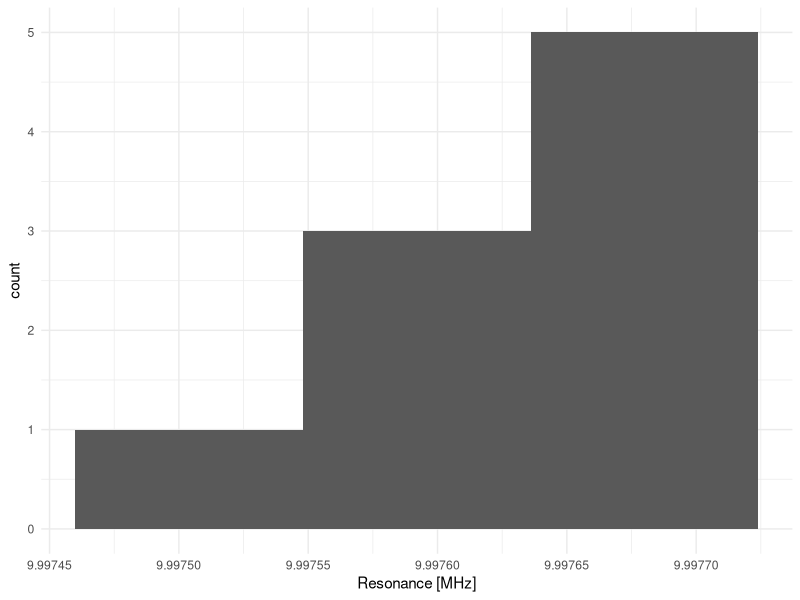
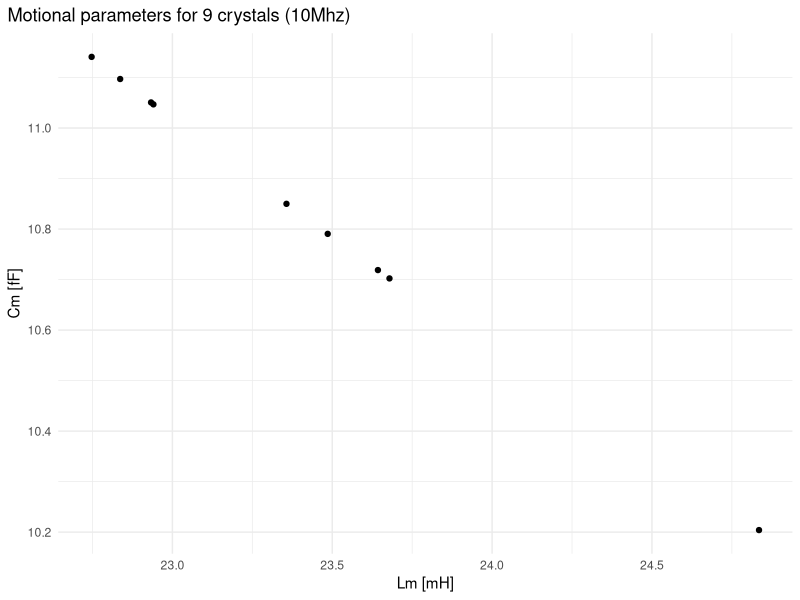
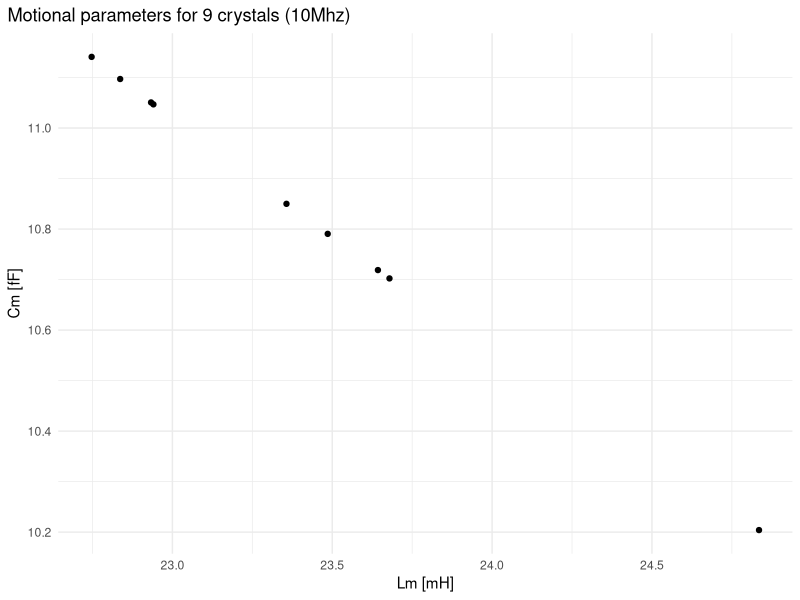

Reproduce these figures in R, in order.
## ---- chunk 1
knitr::opts_chunk$set(echo = TRUE)
library(tidyverse)
## ---- chunk 2
df <- read_csv("2023-12-17_crystals.csv")
## ---- chunk 3
df |> ggplot(aes(x=f0)) + 
  geom_histogram(bins=3) + 
  labs(x = "Resonance [MHz]") +
  theme_minimal() +
  theme(plot.title.position = "plot")
## ---- chunk 4
cm <- function(cs, c0, f0, f1)  {
  2 * (cs+c0)*(1e-12)*(f1-f0)*1e6 / (f0*1e6)
}
lm <- function(cs, c0, f0, f1) {
  cms <- cm(cs, c0, f0, f1)
  1 / ( (2*pi * f0 *1e6)^2 *cms)
}
## ---- chunk 5
df_cm <- df |> mutate(Cm = cm(37,cp,f0,f1),
                   Lm = lm(37,cp,f0,f1))
df_cm |> ggplot(aes(x = Lm * 1e3, y = Cm*1e15)) +
  geom_point() + 
  theme_minimal() +
  theme(plot.title.position = "plot") +
  labs(x = "Lm [mH]", y = "Cm [fF]", title="Motional parameters for 9 crystals (10Mhz)")
ggsave("../graphics/first_test.png")
